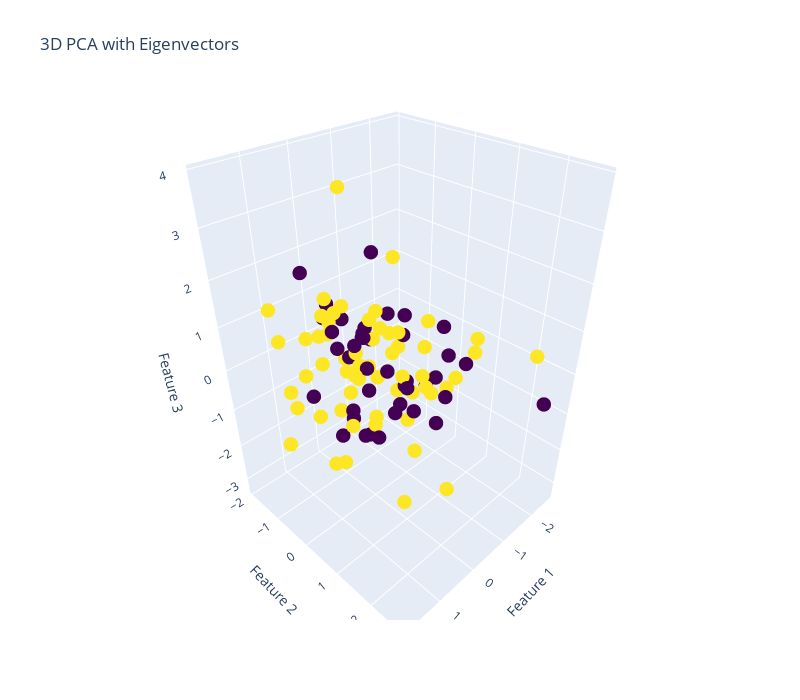

This figure's notebook cell:
### Markdown cell above
# Plot the data

### Code cell
# === Plotly 3D Scatter ===
fig = go.Figure(scatter)

scatter = go.Scatter3d(
    x=df['f1'], y=df['f2'], z=df['f3'],
    mode='markers',
    marker=dict(size=5, color=df['op'].astype('category').cat.codes, colorscale='Viridis'),
    name='Data Points',
    
)

fig.update_layout(
    scene=dict(
        xaxis_title='Feature 1',
        yaxis_title='Feature 2',
        zaxis_title='Feature 3'
    ),
    title='3D PCA with Eigenvectors',
    width=800,
    height=700,
)
fig.show()
